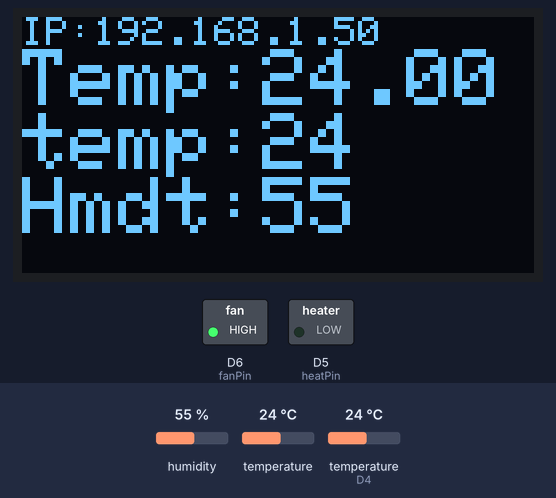
Simulated run of this sketch. Board: ESP8266 (NodeMCU). On the bench: 128×64 one-colour display, switched loads named in the sketch (green lamp = pin HIGH). The inputs (shaded band) are chosen by the test bench; at power-on: temperature (sensor on D4) 24 °C, humidity 55 %, temperature 24 °C. WiFi joins after 1.5 s; servers stay silent unless stated; what the sketch prints to the serial monitor is not drawn.

Above: at 3.4 s.
3.5 s: temperature (sensor on D4) set to 37.1 °C
At 6.3 s:
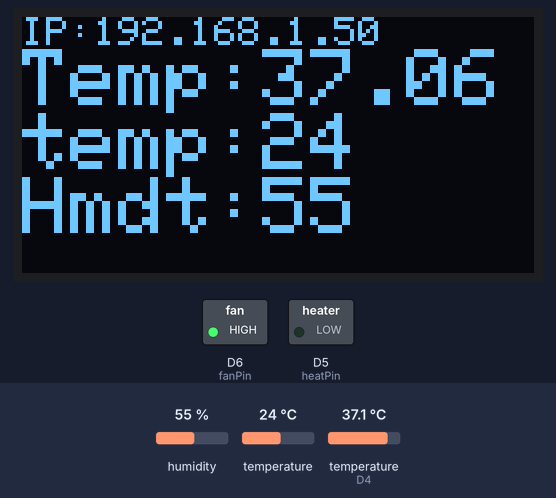
7.6 s: temperature (sensor on D4) set to 38.3 °C
At 9.4 s:
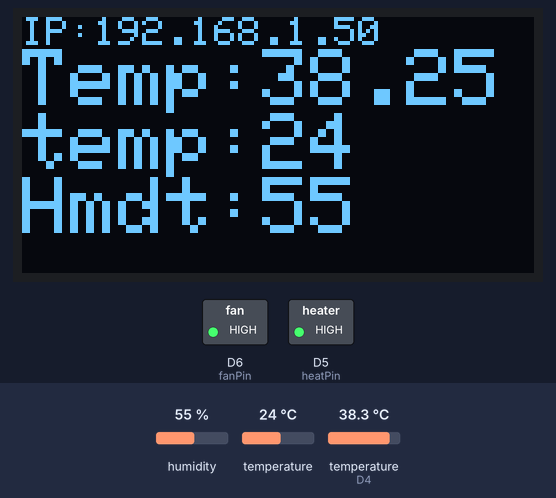
11.7 s: humidity set to 59 %
At 14.5 s:
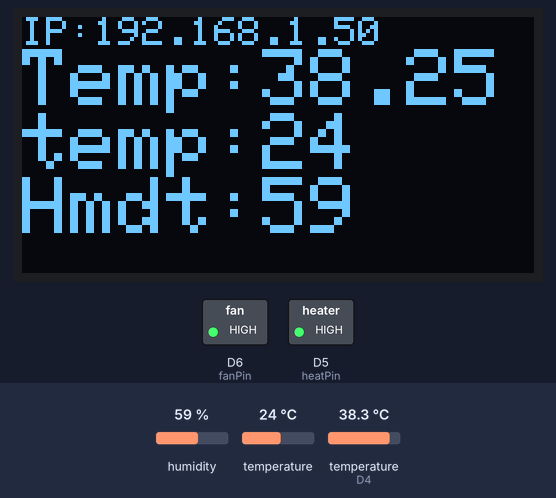
15.8 s: humidity set to 62 %
At 17.7 s:
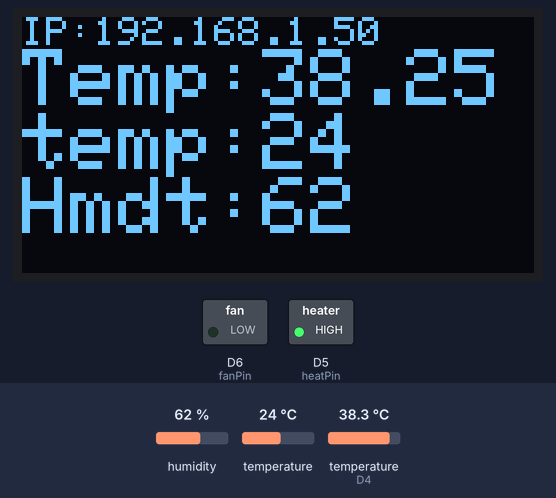
19.9 s: temperature (sensor on D4) set to 12 °C
At 22.8 s:
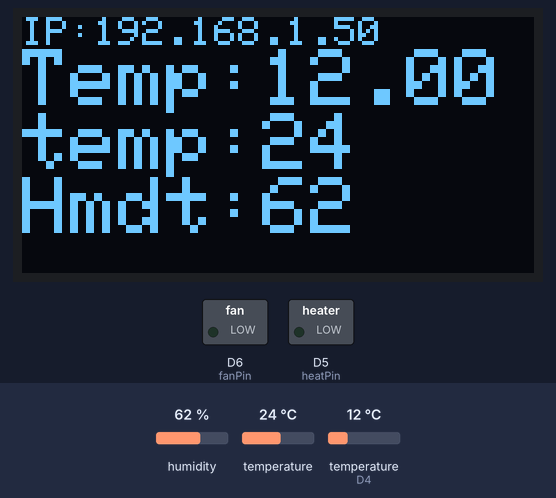
24.0 s: temperature (sensor 0) set to 12 °C
At 25.9 s:
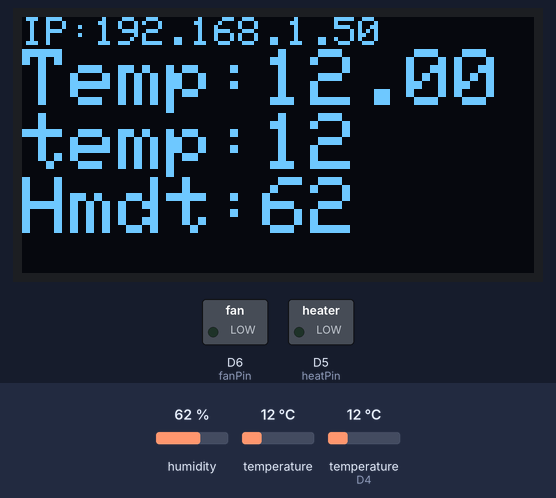
Timing chart, 0 to 27.4 s (numbered marks = the images above; inputs shaded):
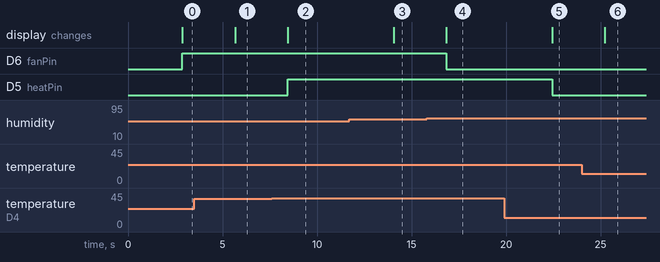

The sketch:

s30_WiFi_monitored_egg_incubator.ino
```cpp
#include <SPI.h>
#include <Wire.h>
#include <Adafruit_GFX.h>
#include <Adafruit_SSD1306.h>
#include "DHT.h"
#include <WiFiServer.h>
#include <ESP8266WebServer.h>
#include <OneWire.h>
#include <DallasTemperature.h>

#define ONE_WIRE_BUS D4

const char* ssid = "ORBI12";
const char* pass = "Mmfsl1234";

int dhtPin = D3;
int heatPin = D5;
int fanPin = D6;

Adafruit_SSD1306 display(128, 64, &Wire, -1);
DHT dht;
OneWire oneWire(ONE_WIRE_BUS);
DallasTemperature sensors(&oneWire);
WiFiServer server(80);

IPAddress local_IP(1, 2, 3, 4);
IPAddress gateway(192, 168, 4, 9);
IPAddress subnet(255, 255, 255, 0);

void setup() {
  Serial.begin(9600);
  Serial.println("Hello");
  dht.setup(dhtPin);

  sensors.begin();

  while (!display.begin(SSD1306_SWITCHCAPVCC, 0x3C))
    Serial.println(F("SSD1306 allocation failed"));
  display.clearDisplay();
  display.setTextColor(SSD1306_WHITE, SSD1306_BLACK);
  display.setTextSize(1);
  display.cp437(true);
  display.println("Initializing...");
  display.display();

  pinMode(heatPin, OUTPUT);
  pinMode(fanPin, OUTPUT);

  Serial.println();
  Serial.print("Configuring IP: ");
  Serial.println(WiFi.config(local_IP, gateway, subnet));  // ? "Done" : "Failed!");
  Serial.printf("Connecting to %s\n", ssid);
  WiFi.begin(ssid, pass);

  // start the server:
  server.begin();
  Serial.println("Server started");
}

float temp, hmdt, temp1;
int heatState = 1, fanState = 0;
char html1[] = "<!DOCTYPE html> <html lang='en' style='height:100vh;background-image:linear-gradient(135deg,purple,#2000ff);font-family:courier'> <head> <title>Incubator Status</title> </head> <body style='color:white;font-size:6vh'> <p style='margin:0;padding:3vh'>Temperature: ";
char html2[] = "</p> <p style='margin:0;padding:3vh'>Humidity: ";
char html3[] = "</p> <input onClick='history.go(0);' type='button' value='Refresh' style='color:purple;margin:3vh;border:0;border-radius:1.5vh;font:bold 4.5vh courier'> </body> </html>";

void loop() {
  delay(dht.getMinimumSamplingPeriod());
  sensors.requestTemperatures();
  temp = sensors.getTempCByIndex(0);
  temp1 = dht.getTemperature();
  hmdt = dht.getHumidity();

  display.clearDisplay();
  display.setCursor(0, 0);
  display.setTextSize(1);
  display.print("IP:");
  display.println(WiFi.localIP());
  display.setTextSize(2);
  display.print("Temp:");
  display.println(temp, 2);
  display.print("temp:");
  display.println(temp1, 0);
  display.print("Hmdt:");
  display.println(hmdt, 0);
  display.display();

  if (temp < 37.65 && !heatState) digitalWrite(heatPin, heatState), heatState = 1;
  else if (temp > 37.75 && heatState) digitalWrite(heatPin, heatState), heatState = 0;

  if (hmdt < 60 && !fanState) fanState = 1, digitalWrite(fanPin, fanState);
  else if (hmdt > 60 && fanState) fanState = 0, digitalWrite(fanPin, fanState);

  WiFiClient client = server.available();
  if (!client) return;
  while (!client.available()) delay(1);

  String req = client.readStringUntil('\r');
  client.flush();
  Serial.println(req);
  if (req.indexOf("") != -1) {  //checks if you're on the main page
    client.print("HTTP/1.1 200 OK\r\n");
    if (req.indexOf("favicon.ico") == -1) {
      client.print("Content-Type: text/html\r\n\r\n");
      client.printf("%s%.2f%s%.2f%s", html1, temp, html2, hmdt, html3);
    }
  } else {
    client.print("HTTP/1.1 404 Not Found\r\n");
    client.print("Connection: close\r\n\r\n");
    Serial.println("invalid request");
    client.stop();
    return;
  }
}
```

Measured:
- the behaviour switches between 37.8 and 37.9 °C on temperature (sensor on D4) (found by bisection; images 1 and 2)
- the behaviour switches between 60 and 61 % on humidity (found by bisection; images 3 and 4)
- after the input at 3.5 s, the display: changes after 2.2 s (image 1)
- after the input at 7.6 s, D5 (heatPin): LOW → HIGH after 0.86 s; the display: changes after 0.86 s (image 2)
- after the input at 11.7 s, the display: changes after 2.3 s (image 3)
- after the input at 15.8 s, D6 (fanPin): HIGH → LOW after 1.0 s; the display: changes after 1.0 s (image 4)
- after the input at 19.9 s, D5 (heatPin): HIGH → LOW after 2.5 s; the display: changes after 2.5 s (image 5)
- after the input at 24.0 s, the display: changes after 1.2 s (image 6)
